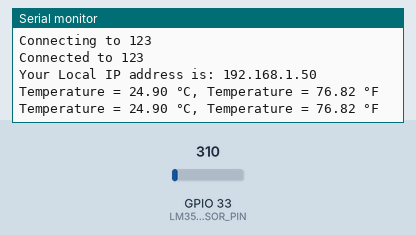
Recording of a sketch running on a simulated ESP32. Parts: the last lines printed to the serial monitor. Inputs (shaded band) come from the test bench; at power-on: GPIO 33 (LM35_SENSOR_PIN) = 310. WiFi joins after 1.5 s; servers stay silent unless stated.

Above: at 3.7 s.
3.8 s: GPIO 33 (LM35_SENSOR_PIN) set to 372
At 5.0 s:
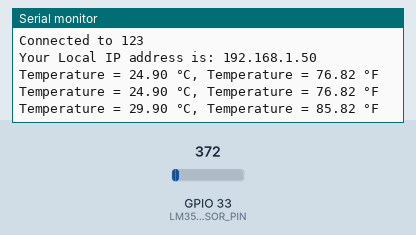
5.3 s: GPIO 33 (LM35_SENSOR_PIN) set to 434
At 6.3 s:
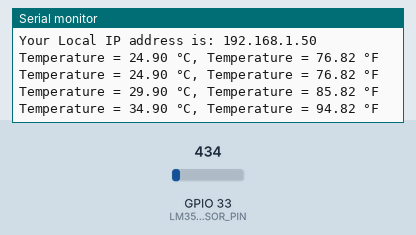
Timing chart, 0 to 8.3 s (numbered marks = the images above; inputs shaded):
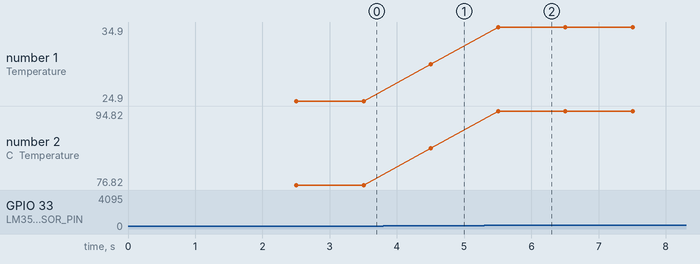

Measured:
- after the input at 3.8 s, the serial monitor: prints a new line after 0.70 s (image 1)
- after the input at 5.3 s, the serial monitor: prints a new line after 0.21 s (image 2)
- plotted number 1: 24.9 → 29.9 after the input at 3.8 s, 29.9 → 34.9 after the input at 5.3 s
- plotted number 2: 76.82 → 85.82 after the input at 3.8 s, 85.82 → 94.82 after the input at 5.3 s

The sketch:

LM35.ino
```cpp
#include <WiFi.h>
#include <WebServer.h>
#include "esp_adc_cal.h"
#include "html.h"

WebServer server(80);

#define LM35_SENSOR_PIN 33

// Function prototype for reading and calibrating the ADC value
uint32_t readAndCalibrateADC(int rawADCValue);

// Variables to store raw ADC value, voltage in millivolts, and temperatures in Celsius and Fahrenheit
int rawADCValue = 0;
float voltageInMilliVolts = 0.0;
float temperatureInCelsius = 0.0;
float temperatureInFahrenheit = 0.0;

// Replace these with your WiFi network settings
const char* ssid = "123";
const char* password = "03011995";

void MainPage() {
  String _html_page = html_page;             /*Read The HTML Page*/
  server.send(200, "text/html", _html_page); /*Send the code to the web server*/
}

void Temp() {
  // Prepare a JSON string that includes both Celsius and Fahrenheit temperatures
  String json = "{";
  json += "\"celsius\": " + String(temperatureInCelsius, 2) + ",";
  json += "\"fahrenheit\": " + String(temperatureInFahrenheit, 2);
  json += "}";
  server.send(200, "application/json", json);  //Send updated temperature values to the web server
}


void setup(void) {
  Serial.begin(115200); /*Set the baudrate to 115200*/
  WiFi.mode(WIFI_STA);  /*Set the WiFi in STA Mode*/
  WiFi.begin(ssid, password);
  Serial.print("Connecting to ");
  Serial.println(ssid);
  delay(1000); /*Wait for 1000mS*/
  while (WiFi.waitForConnectResult() != WL_CONNECTED) {
    Serial.print(".");
  }
  Serial.print("Connected to ");
  Serial.println(ssid);
  Serial.print("Your Local IP address is: ");
  Serial.println(WiFi.localIP()); /*Print the Local IP*/

  server.on("/", MainPage);     /*Display the Web/HTML Page*/
  server.on("/readTemp", Temp); /*Display the updated Temperature and Humidity value*/
  server.begin();               /*Start Server*/
  delay(1000);                  /*Wait for 1000mS*/
}

void loop(void) {
  // Read the raw ADC value from the LM35 sensor
  rawADCValue = analogRead(LM35_SENSOR_PIN);

  // Calibrate the raw ADC value and convert it to voltage in millivolts
  voltageInMilliVolts = readAndCalibrateADC(rawADCValue);

  // Calculate the temperature in Celsius. The LM35 outputs 10mV per degree Celsius.
  temperatureInCelsius = voltageInMilliVolts / 10;

  // Convert the temperature to Fahrenheit
  temperatureInFahrenheit = (temperatureInCelsius * 1.8) + 32;

  server.handleClient();

  // Print the temperature readings in both Celsius and Fahrenheit
  Serial.print("Temperature = ");
  Serial.print(temperatureInCelsius);
  Serial.print(" °C, ");
  Serial.print("Temperature = ");
  Serial.print(temperatureInFahrenheit);
  Serial.println(" °F");

  // Delay for a short period before reading the temperature again
  delay(1000);  // Delay of 1 second
}

// Function to read and calibrate the raw ADC value to voltage in millivolts
uint32_t readAndCalibrateADC(int rawADCValue) {
  // ADC calibration characteristics
  esp_adc_cal_characteristics_t adcCharacteristics;

  // Characterize the ADC at attenuation of 11dB and width of 12 bits
  esp_adc_cal_characterize(ADC_UNIT_1, ADC_ATTEN_DB_11, ADC_WIDTH_BIT_12, 1100, &adcCharacteristics);

  // Convert the raw ADC value to calibrated voltage in millivolts
  return esp_adc_cal_raw_to_voltage(rawADCValue, &adcCharacteristics);
}
```

html.h
```cpp
const char html_page[] PROGMEM = R"rawString(
<!DOCTYPE html>
<html>
    <head>
        <title>Homepage</title>
        <meta charset="UTF-8" />
        <meta name="viewport" content="width=device-width, initial-scale=1.0" />
        <style>

            .ul {
                list-style-type: none;
                margin: 0;
                padding: 0;
              }

            #logo {
                display: flex;
                justify-content: space-between;
                font-family: 'Arial', sans-serif;
            }

            .home li {
                display: inline;
                margin-left: 10px;
                margin-right: 15px;
                font-family: 'Arial', sans-serif;
              }

            .home li a {
                text-decoration: none;
                color: black;
                font-weight: bold;
                font-size: larger;
              }

            .home li a:hover {
                color: pink;
              }

            .infor h1 {
                font-size: 100%;
                color: black;
                margin-bottom: 20px;
            }

            .infor li {
                margin: 10px;
            }
            .infor {
                margin-right: 30px;
            }

            .body-info {
                display: flex;
                justify-content: space-between;
                font-family: 'Arial', sans-serif;
                align-items: center;
                margin: auto;
                text-align: center;
                font-weight: bold;
            }

            .doC {
                background-color: lightblue;
                margin: 200px;
                border-radius: 5%;
                height: 100%;
                width: 100%;
            }

            .doF {
                background-color: lightpink;
                margin: 200px;
                border-radius: 5%;
                height: 100%;
                width: 100%;
            }

            .degree-symbol {
                font-size: 200%;
                display: flex;
                align-items: baseline;
                justify-content: center
              }

        </style>
    </head>
<body>
    <header>

        <div id = "logo">
            <img src="https://raw.githubusercontent.com/QuynhNguyeN72/LM35/main/FETEL.HCMUS.png" alt="FETEL-Logo" width="30%" height="20%">

            <ul class = "infor">
                <h1>Thành viên nhóm</h1>
                <li>21200138 - Lê Văn Minh</li>
                <li>21200196 - Nguyễn Thị Phương Quỳnh</li>
            </ul>
        </div>

        <div class = "headbar">
            <ul class = "home">
                <li><a href="https://github.com/QuynhNguyeN72/LM35">Source code</a></li>
            </ul>
        </div>

    </header>
    <main>
        <h1 style="text-align: center; font-family: 'Arial', sans-serif;"> ESP32 LM35 Temperature</h1>
        <div class = "body-info">
            <div class = "doC">
                <h2>Độ C đo được</h2>
                <span class="degree-symbol">
                    <span id="doC_nhietdo">--</span> &deg;C
                </span>
            </div>

            <div class = "doF">
                <h2>Độ F đo được</h2>
                <span class="degree-symbol">
                    <span id="doF_nhietdo">--</span> &deg;F
                </span>
            </div>
        </div>
    </main>

    <script>
        setInterval(function() {
          var xhttp = new XMLHttpRequest();
          xhttp.onreadystatechange = function() {
            if (this.readyState == 4 && this.status == 200) {
              var data = JSON.parse(this.responseText);
              document.getElementById("doC_nhietdo").innerHTML = data.celsius;
              document.getElementById("doF_nhietdo").innerHTML = data.fahrenheit;
            }
          };
          xhttp.open("GET", "readTemp", true);
          xhttp.send();
        }, 1000);
    </script>
</body>
</html>
)rawString";
```
